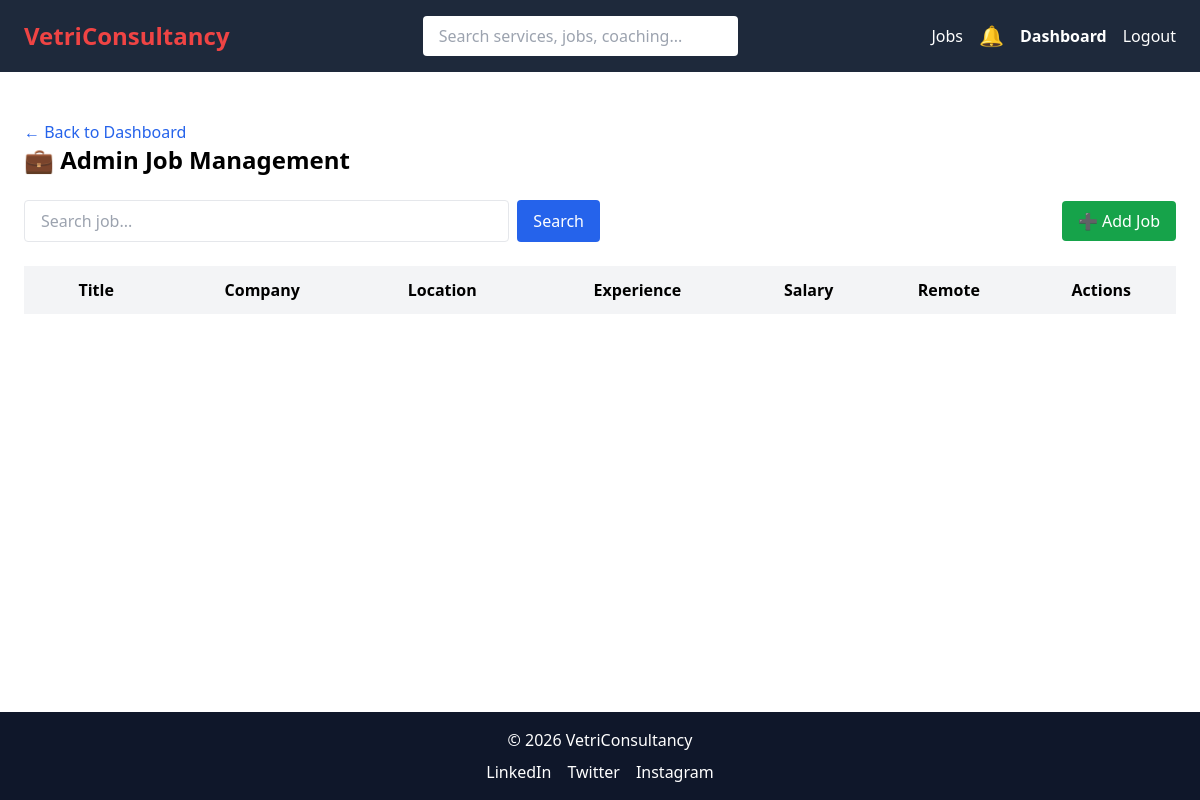
/dashboard/jobs/ (signed in), run on an earlier commit of the app's database.
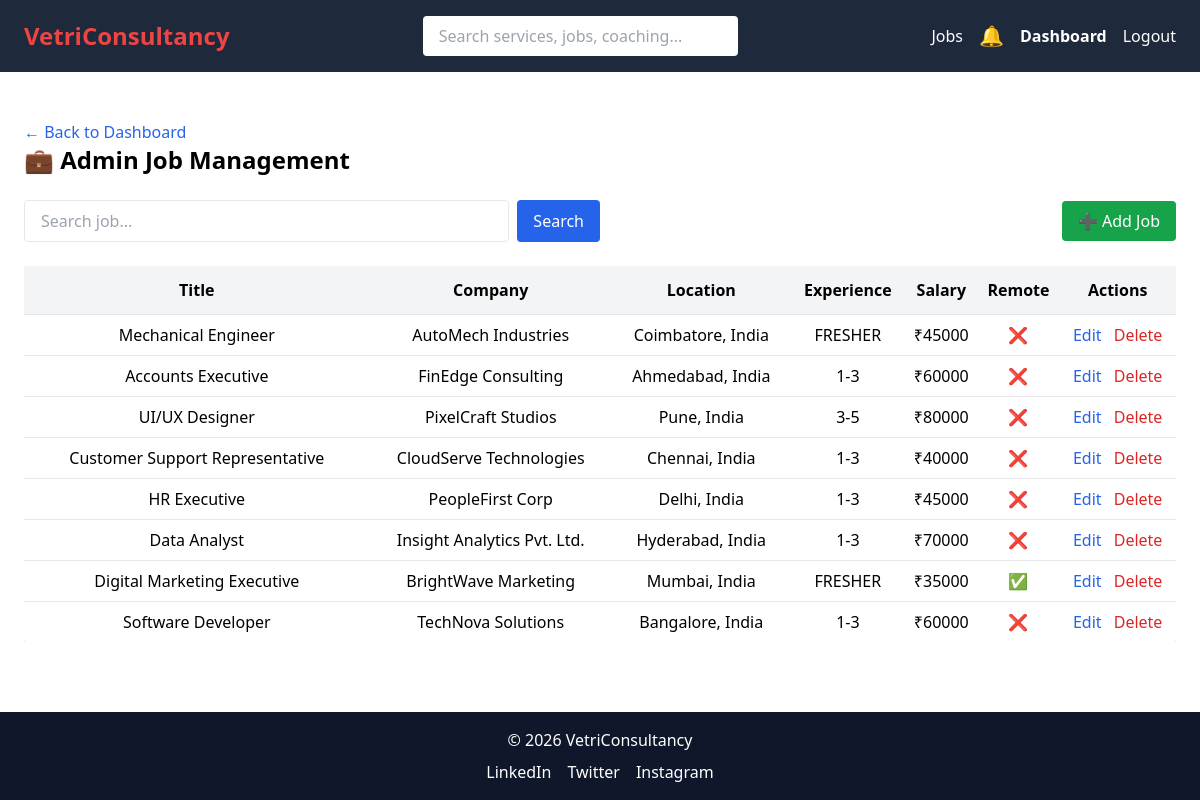
And on a later commit of the database.
### VCS/models.py (models this page shows, shortened)
class Job(models.Model):
    EXPERIENCE_CHOICES = [
        ('FRESHER', 'Fresher'),
        ('1-3', '1–3 Years'),
        ('3-5', '3–5 Years'),
        ('5+', '5+ Years'),
    ]
    company_name = models.CharField(max_length=200, db_index=True)
    job_title = models.CharField(max_length=200, db_index=True)
    location = models.CharField(max_length=100, db_index=True)
    experience = models.CharField(
        max_length=10,
        choices=EXPERIENCE_CHOICES,
        db_index=True
    )
    salary_range = models.IntegerField(help_text="Monthly salary", db_index=True)
    is_remote = models.BooleanField(default=False)
    eligibility = models.TextField()
    job_description = models.TextField()
    posted_at = models.DateTimeField(auto_now_add=True, db_index=True)
    saved_by = models.ManyToManyField(User, blank=True, related_name='saved_jobs')
    applied_by = models.ManyToManyField(User, through='JobApplication', related_name='applied_jobs')
    class Meta:
        indexes = [
            models.Index(fields=['job_title']),
            models.Index(fields=['location']),
            models.Index(fields=['experience']),
            models.Index(fields=['salary_range']),
        ]

### VCS/views.py (the view)
# urls.py: path('dashboard/jobs/', admin_jobs, name='admin_jobs'),
@staff_member_required
def admin_jobs(request):
    q = request.GET.get('q', '')
    jobs = Job.objects.all().order_by('-posted_at')
    if q:
        jobs = jobs.filter(
            Q(job_title__icontains=q) |
            Q(company_name__icontains=q) |
            Q(location__icontains=q)
        )
    return render(request, 'admin/jobs.html', {'jobs': jobs})

### VCS/context_processors.py (called while the page is built)
def notification_count(request):
    if request.user.is_authenticated:
        unread_count = Notification.objects.filter(
            user=request.user,
            is_read=False
        ).count()
        latest_notifications = Notification.objects.filter(
            user=request.user
        ).order_by('-created_at')[:5]
    else:
        unread_count = 0
        latest_notifications = []
    return {
        'notification_count': unread_count,
        'latest_notifications': latest_notifications,
    }

### VCS/templates/admin/jobs.html (shortened to what this page needs)
{% extends 'base.html' %}
{% block content %}
<div class="mt-6">
    <a href="{% url 'admin_dashboard' %}" class="text-blue-600 hover:underline">
        ← Back to Dashboard
    </a>
</div>
<h1 class="text-2xl font-bold mb-6">💼 Admin Job Management</h1>
<div class="flex flex-col md:flex-row md:items-center md:justify-between gap-3 mb-6">
<form method="get" class="flex gap-2 w-full md:w-1/2">
    <input name="q" value="{{ request.GET.q }}" placeholder="Search job..."
           class="border px-4 py-2 rounded w-full">
    <button type="submit"
        class="bg-blue-600 text-white px-4 py-2 rounded hover:bg-blue-700">
        Search
    </button>
</form>
<button type="button" onclick="openAddModal()"
class="bg-green-600 text-white px-4 py-2 rounded hover:bg-green-700">
➕ Add Job
</button>
</div>
<div class="overflow-x-auto">
<table class="w-full bg-white shadow rounded">
<thead class="bg-gray-100">
<tr>
    <th class="p-3">Title</th>
    <th>Company</th>
    <th>Location</th>
    <th>Experience</th>
    <th>Salary</th>
    <th>Remote</th>
    <th>Actions</th>
</tr>
</thead>
<tbody>
{% for job in jobs %}
<tr class="border-t text-center hover:bg-gray-50">
    <td class="p-2">{{ job.job_title }}</td>
    <td>{{ job.company_name }}</td>
    <td>{{ job.location }}</td>
    <td>{{ job.experience }}</td>
    <td>₹{{ job.salary_range }}</td>
    <td>{% if job.is_remote %}✅{% else %}❌{% endif %}</td>
    <td class="space-x-2">
        <button type="button"
        onclick="openEditModal(
        '{{ job.id }}',
        '{{ job.job_title|escapejs }}',
        '{{ job.company_name|escapejs }}',
        '{{ job.location|escapejs }}',
        '{{ job.experience }}',
        '{{ job.salary_range }}',
        '{{ job.is_remote }}',
        '{{ job.eligibility|escapejs }}',
        '{{ job.job_description|escapejs }}')"
        class="text-blue-600 hover:underline">
        Edit
        </button>
        <a href="{% url 'delete_job' job.id %}"
           onclick="return confirm('Delete this job?')"
           class="text-red-600 hover:underline">
           Delete
        </a>
    </td>
</tr>
{% endfor %}
</tbody>
</table>
</div>
{% endblock %}

### VCS/templates/base.html (shortened to what this page needs)
<!DOCTYPE html>
<html lang="en" x-data="{ open: false, bell:false, openQuery:false }">
<head>
    <script src="https://cdn.tailwindcss.com"></script>
    <link href="https://unpkg.com/boxicons@2.1.4/css/boxicons.min.css" rel="stylesheet">
</head>
<body class="flex flex-col min-h-screen" x-data="{ open:false }">
    <header class="bg-slate-800 text-white px-4 md:px-6 py-4 flex flex-col md:flex-row md:items-center md:justify-between">
        <div class="flex justify-between items-center w-full md:w-auto">
            <a href="/" class="text-2xl text-red-500 font-bold">
                VetriConsultancy
            </a>
        </div>
        <div :class="{'block': open, 'hidden': !open}" class="w-full mt-4 md:mt-0 md:flex md:items-center md:justify-between">
        <form action="/search/" method="get" class="w-full md:w-1/3 mx-auto mb-2 md:mb-0">
            <input type="text" name="q"
            placeholder="Search services, jobs, coaching..."
            class="w-full px-4 py-2 rounded text-black focus:outline-none">
        </form>
        <nav class="flex flex-col md:flex-row md:items-center space-y-2 md:space-y-0 md:space-x-4">
            <a href="/jobs/" class="hover:text-blue-300">Jobs</a>
            {% if user.is_authenticated %}
            <div class="relative" x-data="{ bell:false }">
                <button @click="bell = !bell" class="relative text-xl">
                    🔔
                </button>
</div>
{% if user.is_superuser or user.is_staff %}
<a href="{% url 'admin_dashboard' %}" class="hover:text-yellow-300 font-semibold">
    Dashboard
</a>
{% else %}
<a href="{% url 'profile' %}" class="hover:text-blue-300">
    Welcome {{ user.username }}
</a>
{% endif %}
<form method="post" action="{% url 'logout' %}" class="inline">
    <button type="submit" class="hover:text-red-300">Logout</button>
</form>
{% else %}
<a href="/login/" class="hover:text-blue-300">Login</a>
<a href="/signup/" class="bg-blue-500 px-3 py-1 rounded hover:bg-blue-600">Signup</a>
{% endif %}
</nav>
</div>
</header>
<main class="flex-grow px-4 md:px-6 py-6">
    {% block content %}{% endblock %}
</main>
<footer class="bg-slate-900 text-white text-center p-4 mt-auto">
    <p>© 2026 VetriConsultancy</p>
    <div class="flex justify-center space-x-4 mt-2">
        <span>LinkedIn</span>
        <span>Twitter</span>
        <span>Instagram</span>
    </div>
</footer>
</body>
</html>

What changed in the data, as far as the page shows it:
added Job: job_title "Mechanical Engineer", company_name "AutoMech Industries", location "Coimbatore, India", experience "FRESHER", salary_range "45000"
added Job: job_title "Accounts Executive", company_name "FinEdge Consulting", location "Ahmedabad, India", experience "1-3", salary_range "60000"
added Job: job_title "UI/UX Designer", company_name "PixelCraft Studios", location "Pune, India", experience "3-5", salary_range "80000"
added Job: job_title "Customer Support Representative", company_name "CloudServe Technologies", location "Chennai, India", experience "1-3", salary_range "40000"
added Job: job_title "HR Executive", company_name "PeopleFirst Corp", location "Delhi, India", experience "1-3", salary_range "45000"
added Job: job_title "Data Analyst", company_name "Insight Analytics Pvt. Ltd.", location "Hyderabad, India", experience "1-3", salary_range "70000"
added Job: job_title "Digital Marketing Executive", company_name "BrightWave Marketing", location "Mumbai, India", experience "FRESHER", salary_range "35000"
added Job: job_title "Software Developer", company_name "TechNova Solutions", location "Bangalore, India", experience "1-3", salary_range "60000"
